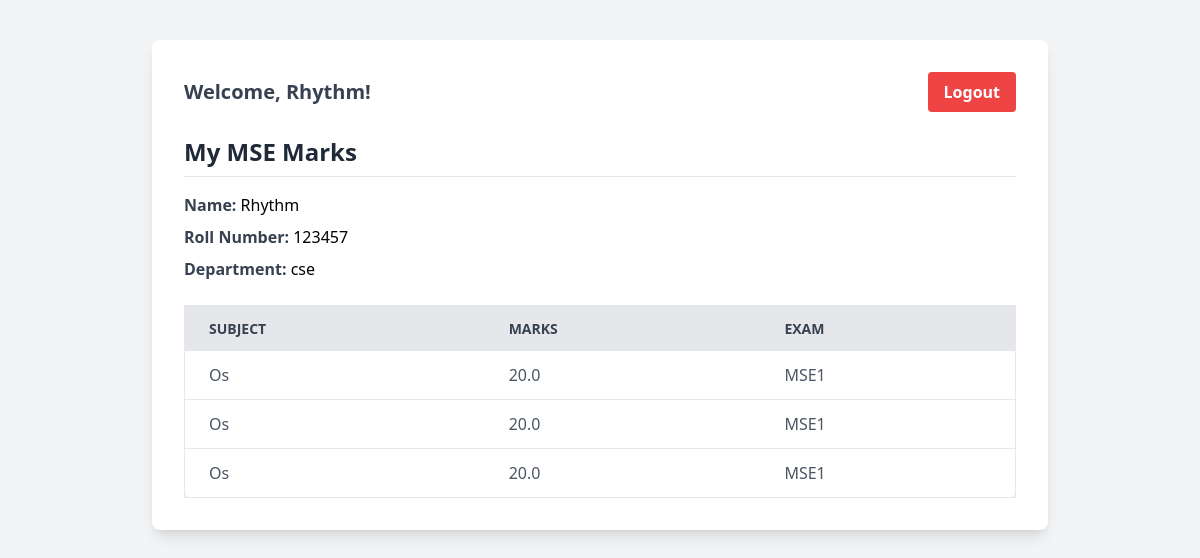
Before: /academics/my-marks/ (signed in) with the older database file.
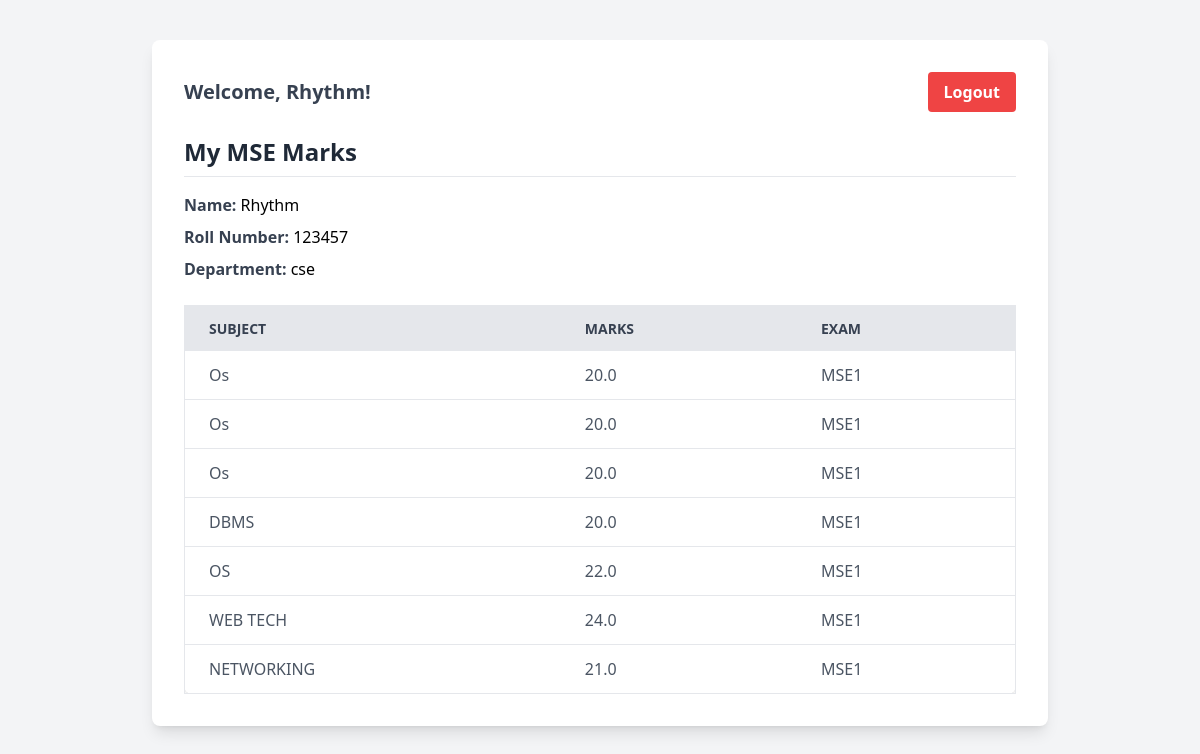
After: the same page with the newer database file.
### academics/models.py (models this page shows, shortened)
class MSEMark(models.Model):
    student = models.ForeignKey(StudentProfile, on_delete=models.CASCADE)
    subject = models.CharField(max_length=100)
    marks = models.FloatField()
    exam_type = models.CharField(max_length=10, choices=[('MSE1', 'MSE 1'), ('MSE2', 'MSE 2')])

### academics/views.py (the view)
# urls.py: path('my-marks/', views.my_marks, name='my_marks'),
@login_required
def my_marks(request):
    try:
        student = StudentProfile.objects.get(user=request.user)
        marks = MSEMark.objects.filter(student=student)
    except StudentProfile.DoesNotExist:
        student = None
        marks = []
    return render(request, 'my_marks.html', {
        'student': student,
        'marks': marks
    })

### academics/templates/my_marks.html (shortened to what this page needs)
<!DOCTYPE html>
<html lang="en">
<head>
    <script src="https://cdn.tailwindcss.com"></script>
</head>
<body class="bg-gray-100 font-sans min-h-screen flex flex-col items-center py-10">
    <div class="w-full max-w-4xl bg-white shadow-lg rounded-lg p-8">
        {% if user.is_authenticated %}
        <div class="flex justify-between items-center mb-6">
            <p class="text-xl font-semibold text-gray-700">Welcome, {{ user.first_name }}!</p>
            <form method="POST" action="{% url 'logout' %}">
                <button type="submit"
                    class="bg-red-500 hover:bg-red-600 text-white font-bold py-2 px-4 rounded">
                    Logout
                </button>
            </form>
        </div>
        {% endif %}
        <h2 class="text-2xl font-bold text-gray-800 mb-4 border-b pb-2">My MSE Marks</h2>
        <div class="mb-6 space-y-2">
            <p><strong class="text-gray-700">Name:</strong> {{ student.user.first_name }}</p>
            <p><strong class="text-gray-700">Roll Number:</strong> {{ student.roll_number }}</p>
            <p><strong class="text-gray-700">Department:</strong> {{ student.department }}</p>
        </div>
        <div class="overflow-x-auto">
            <table class="min-w-full bg-white border border-gray-200 shadow rounded-lg">
                <thead class="bg-gray-200 text-gray-700 uppercase text-sm leading-normal">
                    <tr>
                        <th class="py-3 px-6 text-left">Subject</th>
                        <th class="py-3 px-6 text-left">Marks</th>
                        <th class="py-3 px-6 text-left">Exam</th>
                    </tr>
                </thead>
                <tbody class="text-gray-600">
                    {% for mark in marks %}
                    <tr class="border-b hover:bg-gray-50">
                        <td class="py-3 px-6">{{ mark.subject }}</td>
                        <td class="py-3 px-6">{{ mark.marks }}</td>
                        <td class="py-3 px-6">{{ mark.exam_type }}</td>
                    </tr>
                    {% empty %}
                    <tr>
                        <td colspan="3" class="py-3 px-6 text-center text-gray-500">No marks available yet.</td>
                    </tr>
                    {% endfor %}
                </tbody>
            </table>
        </div>
    </div>
</body>
</html>

Changed rows visible on the page:
added MSEMark: subject "DBMS", marks "20.0", exam_type "MSE1"
added MSEMark: subject "OS", marks "22.0", exam_type "MSE1"
added MSEMark: subject "WEB TECH", marks "24.0", exam_type "MSE1"
added MSEMark: subject "NETWORKING", marks "21.0", exam_type "MSE1"
